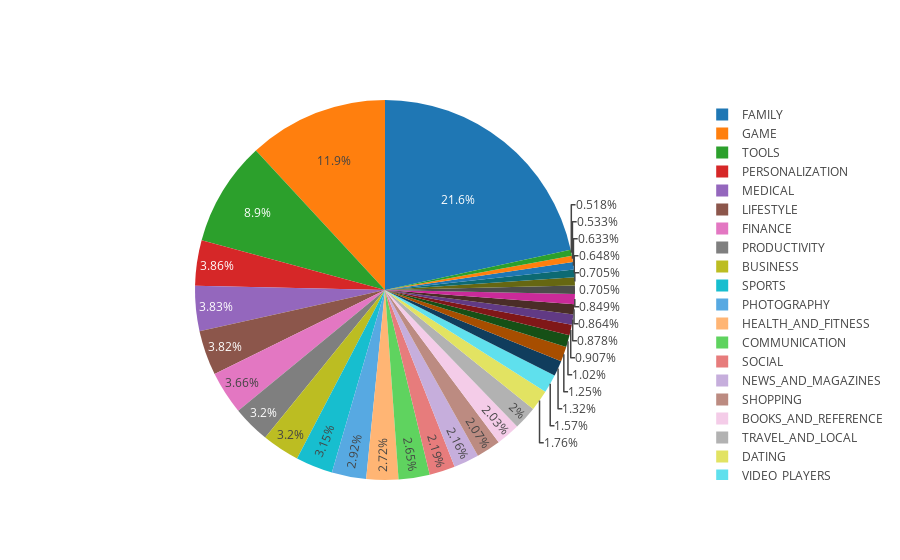

The cell this chart's notebook holds for it:
### Code cell
number_of_apps_in_category = df['Category'].value_counts().sort_values(ascending=True)

data = [go.Pie(
        labels = number_of_apps_in_category.index,
        values = number_of_apps_in_category.values,
        hoverinfo = 'label+value'
    
)]

plotly.offline.iplot(data, filename='active_category')

### Figure 1 — Plotly figure (JSON) as saved in the notebook; plotly's stock layout.template omitted (floating-point values rounded to 4 significant figures)
{"data": [{"hoverinfo": "label+value", "labels": ["EVENTS", "BEAUTY", "PARENTING", "COMICS", "HOUSE_AND_HOME", "WEATHER", "ART_AND_DESIGN", "LIBRARIES_AND_DEMO", "ENTERTAINMENT", "AUTO_AND_VEHICLES", "FOOD_AND_DRINK", "EDUCATION", "MAPS_AND_NAVIGATION", "VIDEO_PLAYERS", "DATING", "TRAVEL_AND_LOCAL", "BOOKS_AND_REFERENCE", "SHOPPING", "NEWS_AND_MAGAZINES", "SOCIAL", "COMMUNICATION", "HEALTH_AND_FITNESS", "PHOTOGRAPHY", "SPORTS", "PRODUCTIVITY", "BUSINESS", "FINANCE", "LIFESTYLE", "MEDICAL", "PERSONALIZATION", "TOOLS", "GAME", "FAMILY"], "type": "pie", "uid": "f6da82cb-3faa-4b32-bec9-ce7cde8c02aa", "values": [36, 37, 44, 45, 49, 49, 59, 60, 61, 63, 71, 87, 92, 109, 122, 139, 141, 144, 150, 152, 184, 189, 203, 219, 222, 222, 254, 265, 266, 268, 618, 826, 1500]}], "layout": {}}
